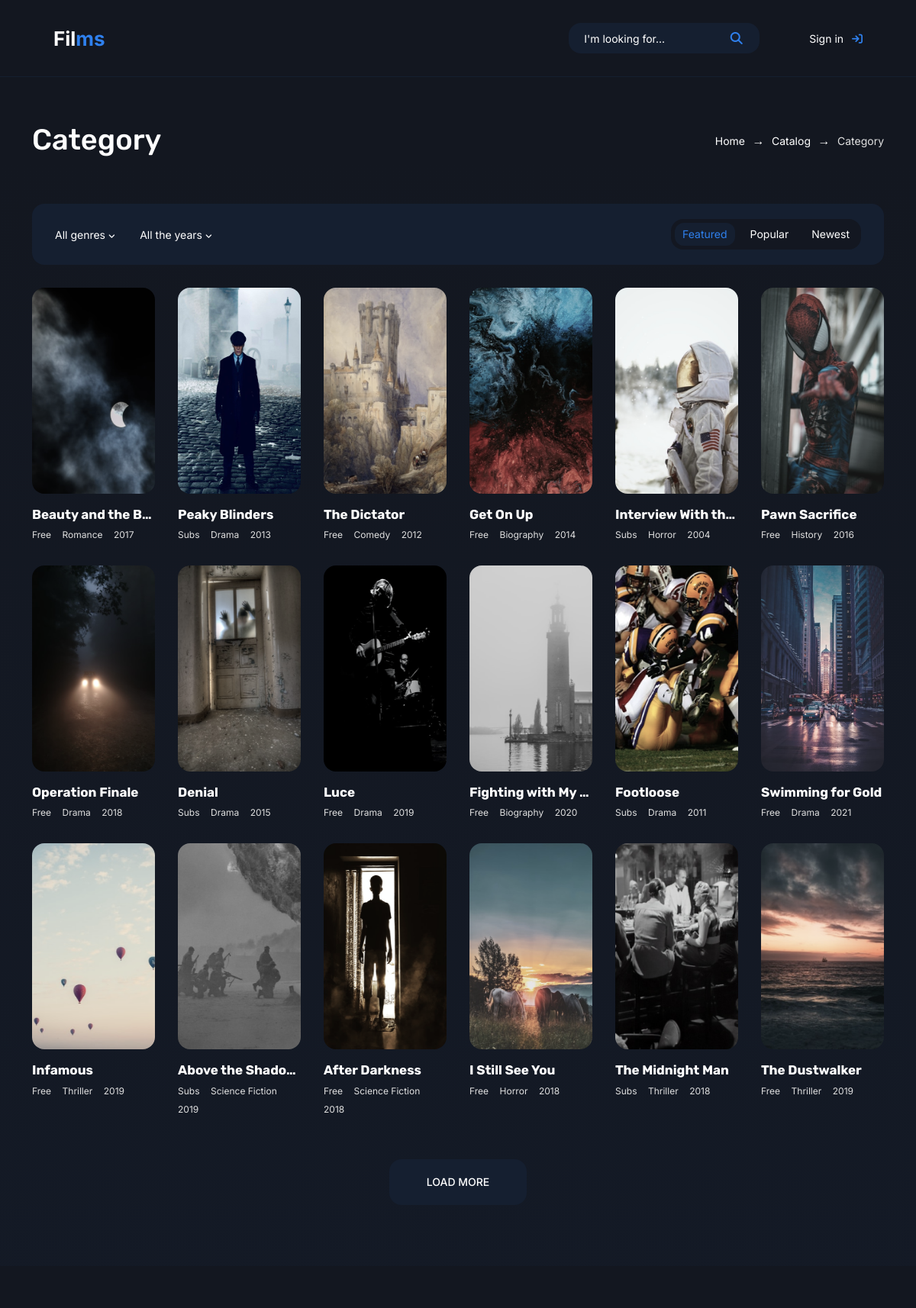
The page /main/category.php (upper part) on the database as committed earlier.
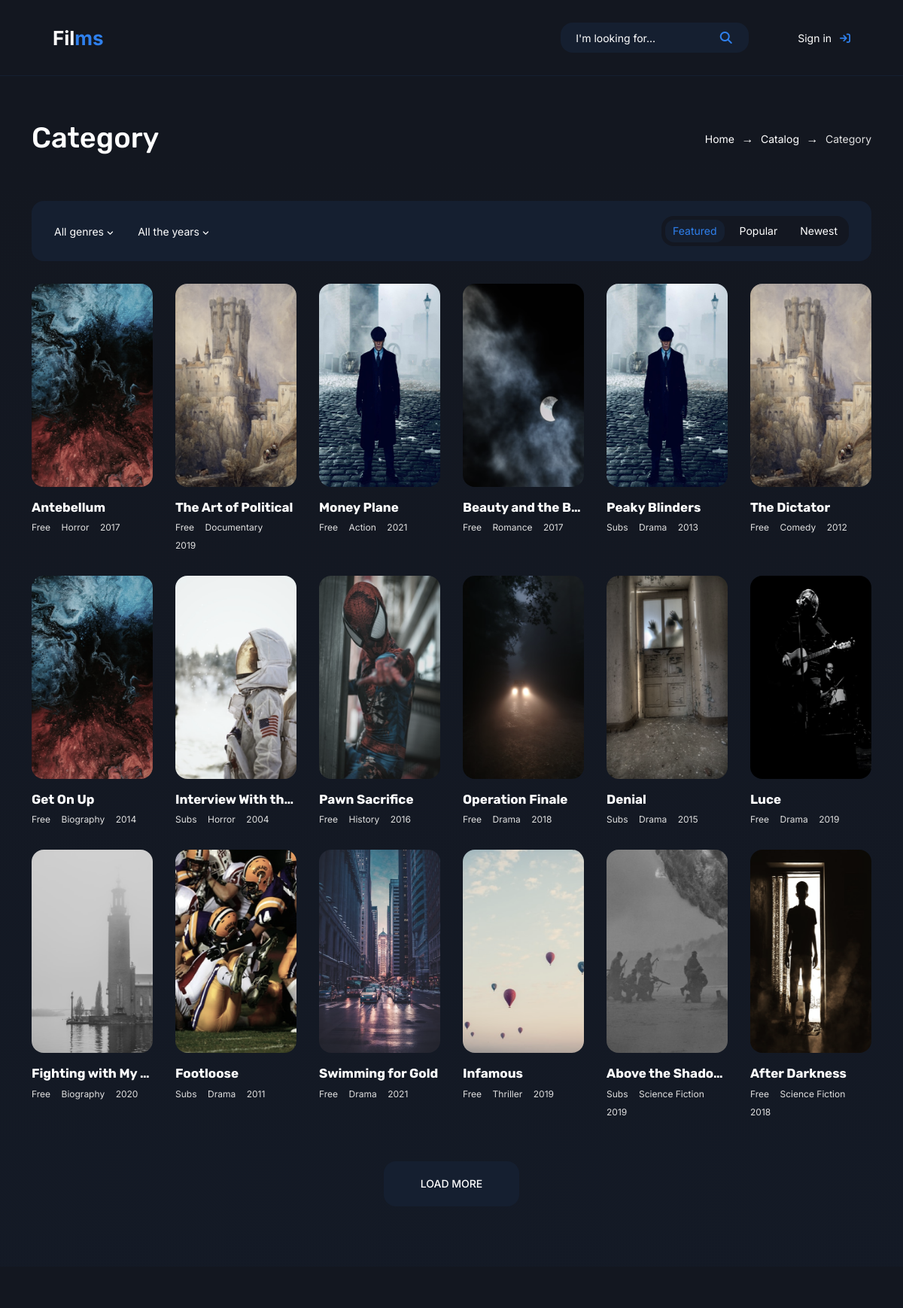
The same page on the database as committed later.
### tables this page shows
create table film (
    id_film int primary key auto_increment,
    title varchar(50),
    label varchar(10),
    rating float,
    genre varchar(20),
    year int,
    age int,
    image varchar(50),
    video varchar(50),
    film_desc varchar(500),
    film_date datetime,
    id_category int,
    foreign key (id_category) references category (id_category)
);

### main/functions.php (called while the page is built, shortened)
<?php
$conn = mysqli_connect("localhost", "root", "", "films");
function query($query) {
    global $conn;
    $result = mysqli_query($conn, $query);
    $rows = [];
    while($row = mysqli_fetch_assoc($result)) {
        $rows[] = $row;
    }
    return $rows;
}
?>

### main/category.php (the view, shortened to what the changed rows need)
<?php
require "functions.php";
$film = query("SELECT * FROM film ORDER BY id_film DESC LIMIT 18");
?>
<!DOCTYPE html>
<html lang="en">
    <head>
        <link rel="stylesheet" href="../assets/styles/style.css">
        <link href="https://cdn.jsdelivr.net/npm/bootstrap@5.2.2/dist/css/bootstrap.min.css" rel="stylesheet">
    </head>
    <body>
        <section class="section">
            <div class="container">
                <div class="row">
                    <div class="col">
                        <div class="section__content">
                            <h1 class="section__title">Category</h1>
                        </div>
                    </div>
                </div>
            </div>
        </section>
        <div class="catalog">
            <div class="container">
                <div class="row">
                    <div class="col">
                        <div class="catalog__content show__content" id="featured">
                            <div class="row row--grid">
                                <?php foreach($film as $row): ?>
                                <div class="col-6 col-md-4 col-lg-3 col-xl-2 col--grid">
                                    <div class="card">
                                        <a class="card__cover" href="../main/details.php?id_film=<?php echo $row["id_film"]; ?>">
                                            <img src="../assets/images/card/<?php echo $row["image"]; ?>" class="card__image">
                                        </a>
                                        <h3 class="card__title">
                                            <a href="../main/details.php?id_film=<?php echo $row["id_film"]; ?>"><?php echo $row["title"]; ?></a>
                                        </h3>
                                        <ul class="card__label">
                                            <li><?php echo $row["label"]; ?></li>
                                            <li><?php echo $row["genre"]; ?></li>
                                            <li><?php echo $row["year"]; ?></li>
                                        </ul>
                                    </div>
                                </div>
                                <?php endforeach; ?>
                            </div>
                        </div>
                    </div>
                </div>
            </div>
        </div>
    </body>
</html>

Rows that differ between the two databases and show on the page:
no longer on this page (row unchanged): film: image (picture), title "I Still See You", label "Free", genre "Horror", year "2018"
no longer on this page (row unchanged): film: image (picture), title "The Midnight Man", label "Subs", genre "Thriller", year "2018"
no longer on this page (row unchanged): film: image (picture), title "The Dustwalker", label "Free", genre "Thriller", year "2019"
added film: image (picture), title "Antebellum", label "Free", genre "Horror", year "2017"
added film: image (picture), title "The Art of Political", label "Free", genre "Documentary", year "2019"
added film: image (picture), title "Money Plane", label "Free", genre "Action", year "2021"
